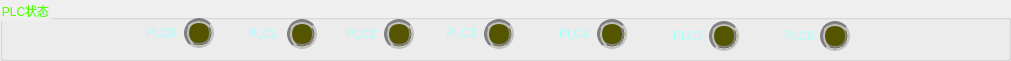
  <widget class="QGroupBox" name="PLCStatusGroupBox">
   <property name="geometry">
    <rect>
     <x>10</x>
     <y>100</y>
     <width>1011</width>
     <height>61</height>
    </rect>
   </property>
   <property name="styleSheet">
    <string notr="true">color: rgb(85, 255, 0);
</string>
   </property>
   <property name="title">
    <string>PLC状态</string>
   </property>
   <widget class="QPushButton" name="plcStatus0">
    <property name="enabled">
     <bool>false</bool>
    </property>
    <property name="geometry">
     <rect>
      <x>184</x>
      <y>18</y>
      <width>30</width>
      <height>30</height>
     </rect>
    </property>
    <property name="styleSheet">
     <string notr="true">border:5px groove gray;border-radius:15px;
background-color: rgb(85, 85, 0);</string>
    </property>
    <property name="text">
     <string/>
    </property>
   </widget>
   <widget class="QLabel" name="label_13">
    <property name="geometry">
     <rect>
      <x>345</x>
      <y>23</y>
      <width>31</width>
      <height>21</height>
     </rect>
    </property>
    <property name="styleSheet">
     <string notr="true">color: rgb(170, 255, 255);</string>
    </property>
    <property name="text">
     <string>PLC2</string>
    </property>
    <property name="alignment">
     <set>Qt::AlignRight|Qt::AlignTrailing|Qt::AlignVCenter</set>
    </property>
   </widget>
   <widget class="QPushButton" name="plcStatus4">
    <property name="enabled">
     <bool>false</bool>
    </property>
    <property name="geometry">
     <rect>
      <x>597</x>
      <y>19</y>
      <width>30</width>
      <height>30</height>
     </rect>
    </property>
    <property name="styleSheet">
     <string notr="true">border:5px groove gray;border-radius:15px;
background-color: rgb(85, 85, 0);</string>
    </property>
    <property name="text">
     <string/>
    </property>
   </widget>
   <widget class="QLabel" name="label_66">
    <property name="geometry">
     <rect>
      <x>672</x>
      <y>25</y>
      <width>31</width>
      <height>21</height>
     </rect>
    </property>
    <property name="styleSheet">
     <string notr="true">color: rgb(170, 255, 255);</string>
    </property>
    <property name="text">
     <string>PLC5</string>
    </property>
    <property name="alignment">
     <set>Qt::AlignRight|Qt::AlignTrailing|Qt::AlignVCenter</set>
    </property>
   </widget>
   <widget class="QLabel" name="label_67">
    <property name="geometry">
     <rect>
      <x>247</x>
      <y>23</y>
      <width>31</width>
      <height>21</height>
     </rect>
    </property>
    <property name="styleSheet">
     <string notr="true">color: rgb(170, 255, 255);</string>
    </property>
    <property name="text">
     <string>PLC1</string>
    </property>
    <property name="alignment">
     <set>Qt::AlignRight|Qt::AlignTrailing|Qt::AlignVCenter</set>
    </property>
   </widget>
   <widget class="QPushButton" name="plcStatus2">
    <property name="enabled">
     <bool>false</bool>
    </property>
    <property name="geometry">
     <rect>
      <x>384</x>
      <y>19</y>
      <width>30</width>
      <height>30</height>
     </rect>
    </property>
    <property name="styleSheet">
     <string notr="true">border:5px groove gray;border-radius:15px;
background-color: rgb(85, 85, 0);</string>
    </property>
    <property name="text">
     <string/>
    </property>
   </widget>
   <widget class="QPushButton" name="plcStatus5">
    <property name="enabled">
     <bool>false</bool>
    </property>
    <property name="geometry">
     <rect>
      <x>709</x>
      <y>21</y>
      <width>30</width>
      <height>30</height>
     </rect>
    </property>
    <property name="styleSheet">
     <string notr="true">border:5px groove gray;border-radius:15px;
background-color: rgb(85, 85, 0);</string>
    </property>
    <property name="text">
     <string/>
    </property>
   </widget>
   <widget class="QLabel" name="label_68">
    <property name="geometry">
     <rect>
      <x>145</x>
      <y>22</y>
      <width>31</width>
      <height>21</height>
     </rect>
    </property>
    <property name="styleSheet">
     <string notr="true">color: rgb(170, 255, 255);</string>
    </property>
    <property name="text">
     <string>PLC0</string>
    </property>
    <property name="alignment">
     <set>Qt::AlignRight|Qt::AlignTrailing|Qt::AlignVCenter</set>
    </property>
   </widget>
   <widget class="QLabel" name="label_69">
    <property name="geometry">
     <rect>
      <x>558</x>
      <y>23</y>
      <width>31</width>
      <height>21</height>
     </rect>
    </property>
    <property name="styleSheet">
     <string notr="true">color: rgb(170, 255, 255);</string>
    </property>
    <property name="text">
     <string>PLC4</string>
    </property>
    <property name="alignment">
     <set>Qt::AlignRight|Qt::AlignTrailing|Qt::AlignVCenter</set>
    </property>
   </widget>
   <widget class="QPushButton" name="plcStatus1">
    <property name="enabled">
     <bool>false</bool>
    </property>
    <property name="geometry">
     <rect>
      <x>287</x>
      <y>19</y>
      <width>30</width>
      <height>30</height>
     </rect>
    </property>
    <property name="styleSheet">
     <string notr="true">border:5px groove gray;border-radius:15px;
background-color: rgb(85, 85, 0);</string>
    </property>
    <property name="text">
     <string/>
    </property>
   </widget>
   <widget class="QPushButton" name="plcStatus3">
    <property name="enabled">
     <bool>false</bool>
    </property>
    <property name="geometry">
     <rect>
      <x>484</x>
      <y>19</y>
      <width>30</width>
      <height>30</height>
     </rect>
    </property>
    <property name="styleSheet">
     <string notr="true">border:5px groove gray;border-radius:15px;
background-color: rgb(85, 85, 0);</string>
    </property>
    <property name="text">
     <string/>
    </property>
   </widget>
   <widget class="QLabel" name="label_70">
    <property name="geometry">
     <rect>
      <x>445</x>
      <y>22</y>
      <width>31</width>
      <height>21</height>
     </rect>
    </property>
    <property name="styleSheet">
     <string notr="true">color: rgb(170, 255, 255);</string>
    </property>
    <property name="text">
     <string>PLC3</string>
    </property>
    <property name="alignment">
     <set>Qt::AlignRight|Qt::AlignTrailing|Qt::AlignVCenter</set>
    </property>
   </widget>
   <widget class="QLabel" name="label_71">
    <property name="geometry">
     <rect>
      <x>783</x>
      <y>25</y>
      <width>31</width>
      <height>21</height>
     </rect>
    </property>
    <property name="styleSheet">
     <string notr="true">color: rgb(170, 255, 255);</string>
    </property>
    <property name="text">
     <string>PLC6</string>
    </property>
    <property name="alignment">
     <set>Qt::AlignRight|Qt::AlignTrailing|Qt::AlignVCenter</set>
    </property>
   </widget>
   <widget class="QPushButton" name="plcStatus6">
    <property name="enabled">
     <bool>false</bool>
    </property>
    <property name="geometry">
     <rect>
      <x>820</x>
      <y>21</y>
      <width>30</width>
      <height>30</height>
     </rect>
    </property>
    <property name="styleSheet">
     <string notr="true">border:5px groove gray;border-radius:15px;
background-color: rgb(85, 85, 0);</string>
    </property>
    <property name="text">
     <string/>
    </property>
   </widget>
  </widget>
